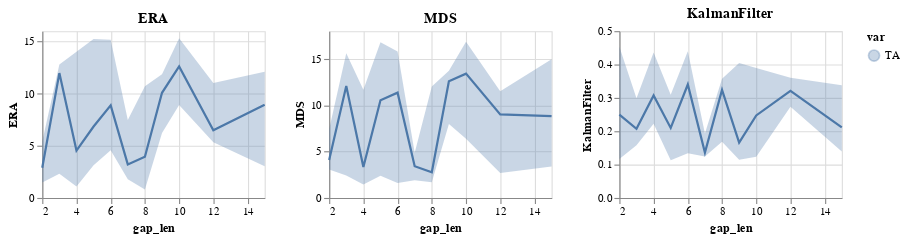

The code cell stored with this chart in its notebook:
### Code cell
facet_wrap(gap_len_agg[gap_len_agg['var'] == 'TA'], plot_gap_len, 'method')

### Figure 1 — Vega-Lite specification as saved in the notebook (floating-point values rounded to 4 significant figures)
{"config": {"view": {"continuousWidth": 400, "continuousHeight": 300}}, "vconcat": [{"hconcat": [{"layer": [{"mark": "line", "encoding": {"color": {"field": "var", "type": "nominal"}, "x": {"field": "gap_len", "title": "gap_len", "type": "quantitative"}, "y": {"field": "median", "title": "ERA", "type": "quantitative"}}}, {"mark": "errorband", "encoding": {"color": {"field": "var", "type": "nominal"}, "x": {"field": "gap_len", "type": "quantitative"}, "y": {"field": "Q1", "title": "ERA", "type": "quantitative"}, "y2": {"field": "Q3"}}}], "height": 150, "title": "ERA", "width": 200}, {"layer": [{"mark": "line", "encoding": {"color": {"field": "var", "type": "nominal"}, "x": {"field": "gap_len", "title": "gap_len", "type": "quantitative"}, "y": {"field": "median", "title": "MDS", "type": "quantitative"}}}, {"mark": "errorband", "encoding": {"color": {"field": "var", "type": "nominal"}, "x": {"field": "gap_len", "type": "quantitative"}, "y": {"field": "Q1", "title": "MDS", "type": "quantitative"}, "y2": {"field": "Q3"}}}], "data": {"name": "data-6563bb6d35ccd5c49054e10d8684c8bc"}, "height": 150, "title": "MDS", "width": 200}, {"layer": [{"mark": "line", "encoding": {"color": {"field": "var", "type": "nominal"}, "x": {"field": "gap_len", "title": "gap_len", "type": "quantitative"}, "y": {"field": "median", "title": "KalmanFilter", "type": "quantitative"}}}, {"mark": "errorband", "encoding": {"color": {"field": "var", "type": "nominal"}, "x": {"field": "gap_len", "type": "quantitative"}, "y": {"field": "Q1", "title": "KalmanFilter", "type": "quantitative"}, "y2": {"field": "Q3"}}}], "data": {"name": "data-3dd0ebad6d178a5cbbd00b8afb7a5499"}, "height": 150, "title": "KalmanFilter", "width": 200}]}], "data": {"name": "data-e2245ed1aad6b1e8d078ff2b0195a8d8"}, "resolve": {"scale": {"y": "independent"}}, "$schema": "https://vega.github.io/schema/vega-lite/v5.2.0.json", "datasets": {"data-e2245ed1aad6b1e8d078ff2b0195a8d8": [{"var": "TA", "gap_len": 10, "method": "ERA", "median": 12.62, "Q1": 8.925, "Q3": 15.32, "min": 3.774, "max": 17.62}, {"var": "TA", "gap_len": 9, "method": "ERA", "median": 10.08, "Q1": 6.235, "Q3": 11.87, "min": 1.752, "max": 18.74}, {"var": "TA", "gap_len": 5, "method": "ERA", "median": 6.852, "Q1": 3.126, "Q3": 15.25, "min": 0.173, "max": 22.83}, {"var": "TA", "gap_len": 2, "method": "ERA", "median": 2.893, "Q1": 1.48, "Q3": 5.411, "min": 0.1331, "max": 13.95}, {"var": "TA", "gap_len": 6, "method": "ERA", "median": 8.883, "Q1": 4.568, "Q3": 15.18, "min": 0.7138, "max": 17.1}, {"var": "TA", "gap_len": 7, "method": "ERA", "median": 3.215, "Q1": 1.796, "Q3": 7.48, "min": 0.1331, "max": 12.08}, {"var": "TA", "gap_len": 12, "method": "ERA", "median": 6.486, "Q1": 5.353, "Q3": 11.02, "min": 0.7271, "max": 12.14}, {"var": "TA", "gap_len": 3, "method": "ERA", "median": 11.98, "Q1": 2.32, "Q3": 12.8, "min": 0.9746, "max": 15.54}, {"var": "TA", "gap_len": 8, "method": "ERA", "median": 3.956, "Q1": 0.818, "Q3": 10.71, "min": 0.5666, "max": 14.66}, {"var": "TA", "gap_len": 4, "method": "ERA", "median": 4.541, "Q1": 1.109, "Q3": 14.02, "min": 0.6089, "max": 16.55}, {"var": "TA", "gap_len": 15, "method": "ERA", "median": 8.942, "Q1": 3.037, "Q3": 12.1, "min": 1.109, "max": 17.1}], "data-6563bb6d35ccd5c49054e10d8684c8bc": [{"var": "TA", "gap_len": 12, "method": "MDS", "median": 9.016, "Q1": 2.687, "Q3": 11.52, "min": 0.6192, "max": 15.24}, {"var": "TA", "gap_len": 3, "method": "MDS", "median": 12.07, "Q1": 2.432, "Q3": 15.61, "min": 0.556, "max": 17.35}, {"var": "TA", "gap_len": 8, "method": "MDS", "median": 2.777, "Q1": 1.7, "Q3": 12.03, "min": 0.405, "max": 17.57}, {"var": "TA", "gap_len": 6, "method": "MDS", "median": 11.36, "Q1": 1.621, "Q3": 15.81, "min": 1.036, "max": 19.14}, {"var": "TA", "gap_len": 7, "method": "MDS", "median": 3.427, "Q1": 1.918, "Q3": 4.879, "min": 1.445, "max": 12.93}, {"var": "TA", "gap_len": 2, "method": "MDS", "median": 4.106, "Q1": 3.074, "Q3": 7.401, "min": 0.8102, "max": 18.42}, {"var": "TA", "gap_len": 9, "method": "MDS", "median": 12.6, "Q1": 7.986, "Q3": 13.73, "min": 1.448, "max": 21.68}, {"var": "TA", "gap_len": 10, "method": "MDS", "median": 13.41, "Q1": 6.38, "Q3": 16.85, "min": 0.4281, "max": 20.6}, {"var": "TA", "gap_len": 5, "method": "MDS", "median": 10.54, "Q1": 2.386, "Q3": 16.81, "min": 0.8957, "max": 19.77}, {"var": "TA", "gap_len": 15, "method": "MDS", "median": 8.833, "Q1": 3.405, "Q3": 14.96, "min": 0.2608, "max": 15.99}, {"var": "TA", "gap_len": 4, "method": "MDS", "median": 3.345, "Q1": 1.444, "Q3": 11.68, "min": 0.2069, "max": 18.97}], "data-3dd0ebad6d178a5cbbd00b8afb7a5499": [{"var": "TA", "gap_len": 2, "method": "KalmanFilter", "median": 0.2498, "Q1": 0.117, "Q3": 0.4533, "min": 0.06977, "max": 0.5928}, {"var": "TA", "gap_len": 12, "method": "KalmanFilter", "median": 0.3209, "Q1": 0.2736, "Q3": 0.3605, "min": 0.2001, "max": 0.391}, {"var": "TA", "gap_len": 3, "method": "KalmanFilter", "median": 0.2074, "Q1": 0.1578, "Q3": 0.2988, "min": 0.07069, "max": 0.4225}, {"var": "TA", "gap_len": 8, "method": "KalmanFilter", "median": 0.3238, "Q1": 0.1683, "Q3": 0.3572, "min": 0.1216, "max": 0.6188}, {"var": "TA", "gap_len": 6, "method": "KalmanFilter", "median": 0.3401, "Q1": 0.134, "Q3": 0.4394, "min": 0.08735, "max": 0.8358}, {"var": "TA", "gap_len": 7, "method": "KalmanFilter", "median": 0.1362, "Q1": 0.1239, "Q3": 0.1935, "min": 0.09243, "max": 0.3449}, {"var": "TA", "gap_len": 4, "method": "KalmanFilter", "median": 0.3071, "Q1": 0.2226, "Q3": 0.4361, "min": 0.08683, "max": 1.311}, {"var": "TA", "gap_len": 15, "method": "KalmanFilter", "median": 0.2114, "Q1": 0.1392, "Q3": 0.338, "min": 0.05656, "max": 0.5203}, {"var": "TA", "gap_len": 5, "method": "KalmanFilter", "median": 0.2099, "Q1": 0.1128, "Q3": 0.3092, "min": 0.07041, "max": 0.439}, {"var": "TA", "gap_len": 9, "method": "KalmanFilter", "median": 0.1655, "Q1": 0.1146, "Q3": 0.4047, "min": 0.04197, "max": 0.8315}, {"var": "TA", "gap_len": 10, "method": "KalmanFilter", "median": 0.2472, "Q1": 0.1237, "Q3": 0.3895, "min": 0.07494, "max": 0.8254}]}}
